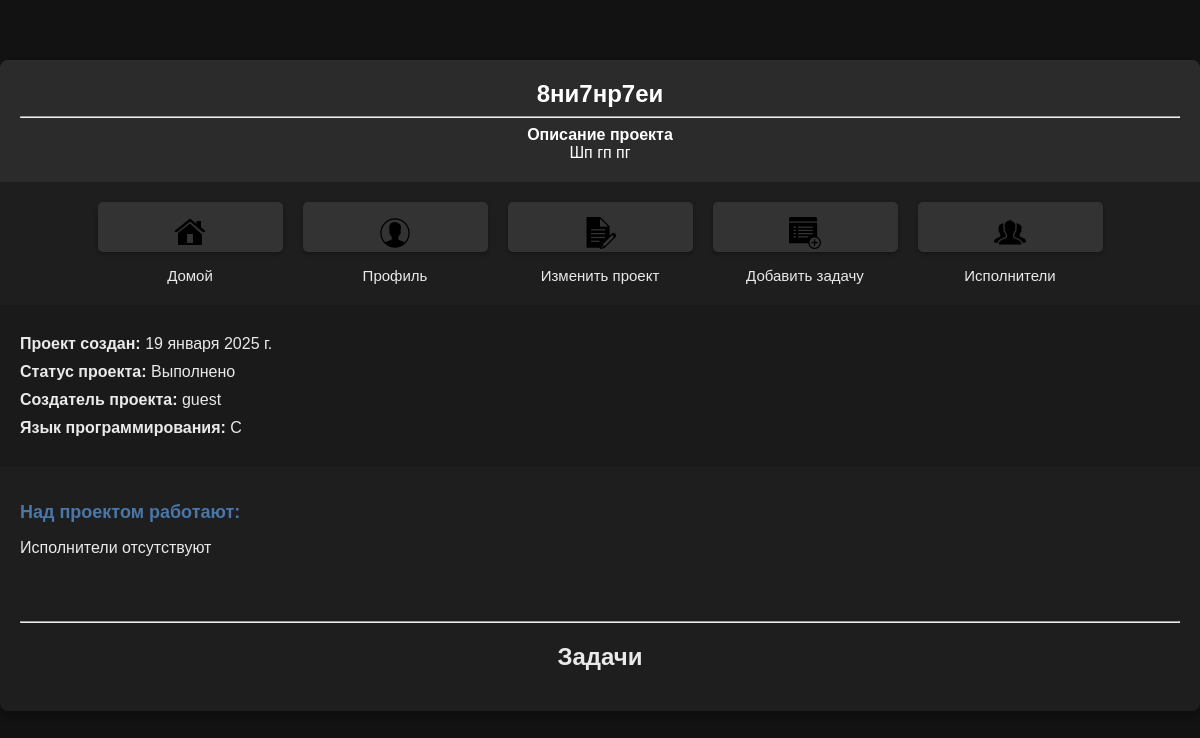
Page /info_project/15/ (signed in) on the earlier database version.
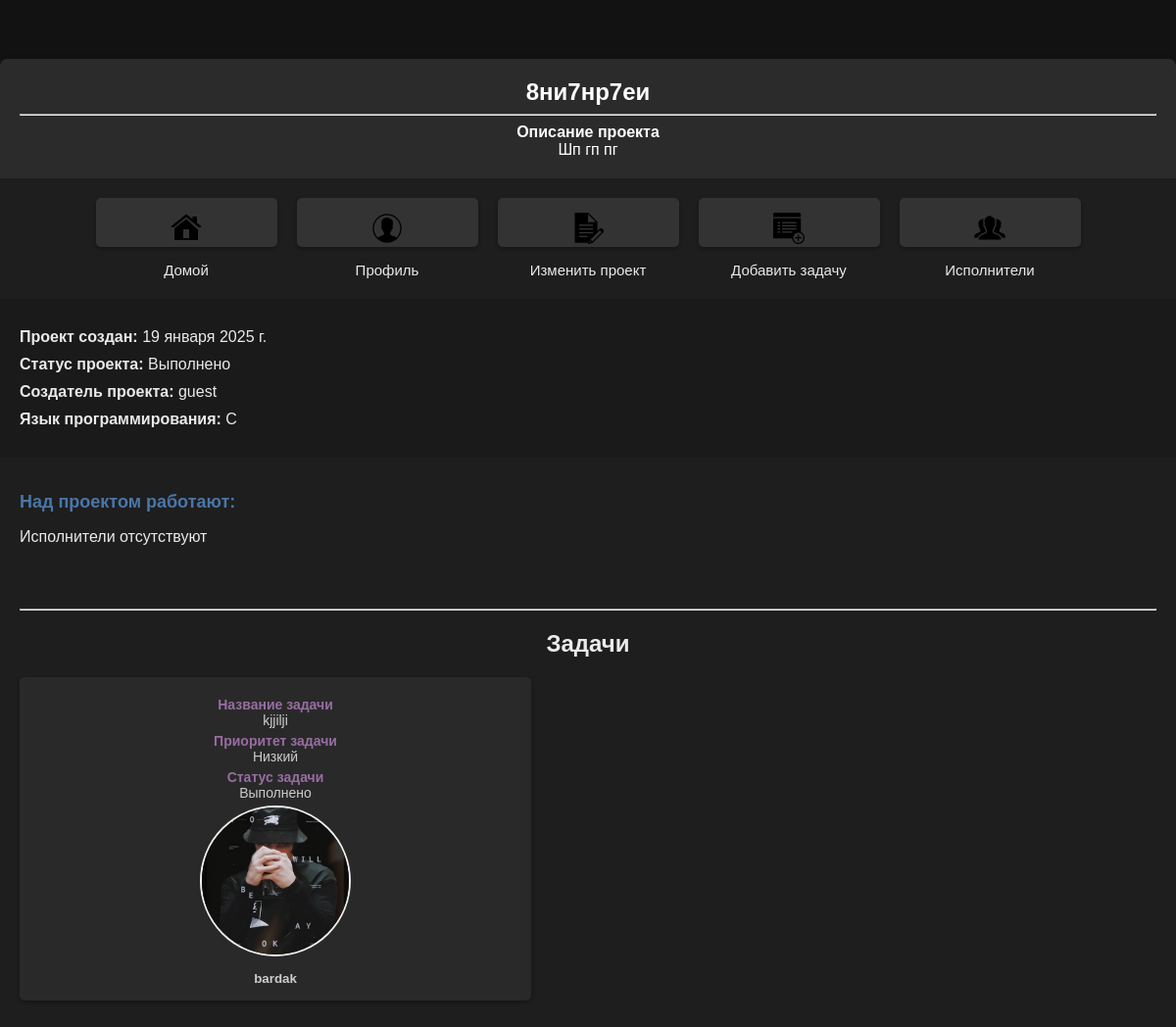
Same page on the later database version.
### scp/models.py (models this page shows, shortened)
class Task(models.Model):
    title = models.CharField(max_length=100, null=False, verbose_name="Название задачи")
    description = models.TextField(verbose_name="Описание задачи")
    creator = models.ForeignKey(User, on_delete=models.CASCADE, related_name='t_creator')
    project = models.ForeignKey(Project, on_delete=models.CASCADE, related_name='t_project')
    assignee = models.ForeignKey(User, on_delete=models.CASCADE, blank = True,null=True,related_name='t_assignee')
    priority = models.CharField(max_length=50, choices=Status.PRIORITY_CHOICES,verbose_name="Статус",default='Не указан')
    status = models.CharField(max_length=50,choices=Status.STATUS_CHOICES, verbose_name="Cтатус",default='Ожидает')
    created_at = models.DateField(auto_now_add=True)

class Profile(models.Model):
    puser = models.OneToOneField(User, on_delete=models.CASCADE, related_name='profile', unique=True)
    bio = models.TextField(blank=True, null=True)
    avatar = models.ImageField(upload_to='./profile_avatars/', blank=True, null=True)
    role = models.CharField(max_length=50, blank=True, choices=Role.ROLE_CHOICES, default='Исполнитель')
    account = models.BooleanField(default=False)  # Это поле отвечает за статус пользователя
    contacts = models.TextField(default='Контакты не указаны')
    status = models.CharField(max_length=50, choices=Status.BLACKLIST_CHOICES, default='Не заблокирован')

### scp/views.py (the view)
# urls.py: path('info_project/<int:project_id>/', views.info_project, name='info_project'), # Информация о проекте
@login_required
def info_project(request, project_id):
    project = get_object_or_404(Project, id = project_id)
    all_parsip = project.participants.prefetch_related('p_participants')
    profile = Profile.objects.select_related('profile')
    is_participant = project.participants.filter(id=request.user.id).exists()
    tasks = Task.objects.filter(project = project_id)
    context = {
        'project':project,
        'is_participant':is_participant,
        'tasks':tasks,
        'profile':profile,
        'all_parsip':all_parsip,
    }
    return render(request, 'scp/info_project.html', context)

### scp/templates/scp/info_project.html (shortened to what the changed rows need)
{% load static %}
<!DOCTYPE html>
<html lang="ru">
<head>
    <link rel="stylesheet" href="{% static 'scp/css/info_project.css' %}">
</head>
<body>
    <div class="container">
        <header class="project-header">
            <h1>{{ project.title }}</h1><hr>
            <br><span>{{ project.description }}</span>
        </header>
        <section class="participants">
            <h2>Над проектом работают:</h2>
        </section>
        <section class="tasks">
            <h2 style="text-align: center;">Задачи</h2>
            <div class="task-container">
                {% for task in tasks %}
                    <div class="task-btn">
                        <form method="post" action="{% url 'info_task' project.id task.id %}" class="task-form">
                            <button type="submit">
                                <p><strong>Название задачи<br></strong> {{ task.title }}</p>
                                <p><strong>Приоритет задачи<br></strong> {{ task.priority }}</p>
                                <p><strong>Статус задачи<br></strong> {{ task.status }}</p>
                                {% if task.assignee %}
                                    {% if task.assignee.profile.avatar %}
                                        <div class="avatar-container">
                                            <img class="avatar" src="{{ task.assignee.profile.avatar.url }}" alt="{{ assignee.user }}'s avatar">
                                        </div>
                                        <br><strong>{{task.assignee.profile.puser}}</strong>
                                    {% else %}
                                        <p>Изображение отсутствует</p>
                                    {% endif %}
                                {% else %}
                                    <p>Исполнители отсутствуют</p>
                                {% endif %}
                            </button>
                        </form>
                    </div>
                {% endfor %}
            </div>
        </section>
    </div>
</body>
</html>

Differences in the rows shown:
added Task: title "kjjilji", priority "Низкий", status "Выполнено", assignee.profile.avatar (picture), assignee.profile.puser "bardak"
